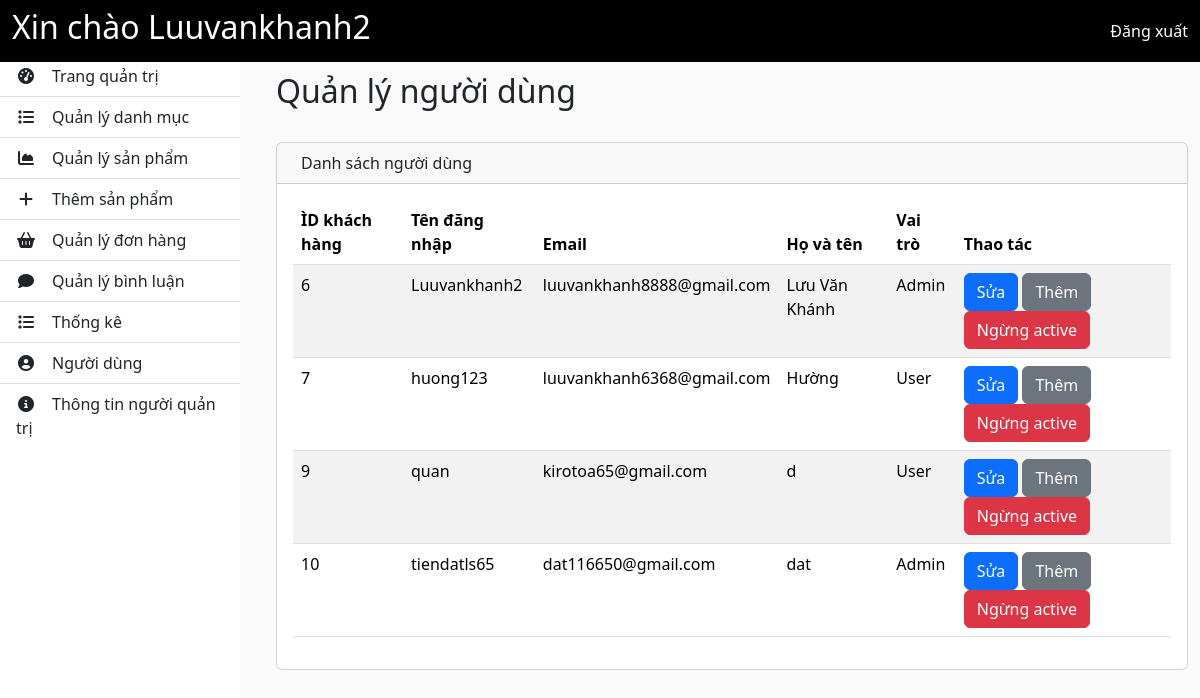
/admin/?mod=users&act=main (signed in), run on the app's committed database.
### tables this page shows
CREATE TABLE `khachhang` (
  `id` int(11) NOT NULL,
  `ma_vai_tro` int(11) NOT NULL,
  `ten_dang_nhap` varchar(30) NOT NULL,
  `email` varchar(100) NOT NULL,
  `ho_va_ten` varchar(100) NOT NULL,
  `mat_khau` varchar(50) NOT NULL,
  `kich_hoat` enum('1','2') NOT NULL DEFAULT '1',
  `tao_ngay` timestamp NOT NULL DEFAULT current_timestamp(),
  `cap_nhat_ngay` timestamp NOT NULL DEFAULT current_timestamp()
);

### admin/thuvien/database.php (called while the page is built, shortened)
<?php
$conn = mysqli_connect("localhost", "root", "", "php_test");
function db_query($query_string)
{
  global $conn;
  $result = mysqli_query($conn, $query_string);
  return $result;
}
function db_fetch_array($query_string)
{
  $result = array();
  $mysqli_result = db_query($query_string);
  while ($row = mysqli_fetch_assoc($mysqli_result)) {
    $result[] = $row;
  }
  return $result;
}

### admin/modules/users/models/usersModel.php (called while the page is built, shortened)
<?php
function getListUsers()
{
  $list = db_fetch_array("SELECT * FROM `khachhang`");
  foreach ($list as &$item) {
    $item['urlDelete'] = "?mod=users&act=del&del_id={$item['id']}";
    $item['urlAdd'] = "?mod=users&act=add";
  }
  return $list;
}

### admin/modules/users/views/main.php (the view, shortened to what this page needs)
<?php
$listUsers = getListUsers();
?>
<div id="wrapper">
  <?php require "layout/sidebar.php"; ?>
  <main id="mainWrapper">
    <h2 class="mainWrapper-heading">Quản lý người dùng</h2>
    <div class="container pt-4" id="main-content">
      <div class="row">
        <div class="col-md-12 mb-3">
          <div class="card">
            <div class="card-header">
              <span><i class="bi bi-table me-2"></i></span> Danh sách người dùng
            </div>
            <div class="card-body">
              <div class="table-responsive">
                <table id="table" class="table table-striped data-table w-100">
                  <thead>
                    <tr>
                      <th>ÌD khách hàng</th>
                      <th>Tên đăng nhập</th>
                      <th>Email</th>
                      <th>Họ và tên</th>
                      <th>Vai trò</th>
                      <th>Thao tác</th>
                    </tr>
                  </thead>
                  <tbody>
                    <?php if (!empty($listUsers)) {
                      foreach ($listUsers as $item) {
                    ?>
                        <tr>
                          <td><?php echo $item['id'] ?></td>
                          <td><?php echo $item['ten_dang_nhap'] ?></td>
                          <td><?php echo $item['email'] ?></td>
                          <td><?php echo $item['ho_va_ten'] ?></td>
                          <td><?php echo $roles = (int)$item['ma_vai_tro'] === 1 ? "Admin" : "User" ?></td>
                          <td>
                            <a href="<?php echo $item['urlEdit'] ?>" class="btn btn-primary">Sửa</a>
                            <a href="<?php echo $item['urlAdd'] ?>" class="btn btn-secondary">Thêm</a>
                            <a href="<?php echo $item['urlDelete'] ?>" class="btn btn-danger">Ngừng active</a>
                          </td>
                        </tr>
                    <?php  }
                    } ?>
                  </tbody>
                </table>
              </div>
            </div>
          </div>
        </div>
      </div>
    </div>
  </main>
</div>

### admin/css/main.css (style rules this page uses)
* { margin: 0; padding: 0; box-sizing: border-box; }
body { background-color: #fafafa; min-height: 100vh; }
main#mainWrapper { flex: 1; margin-top: 4.5rem; }
#main-content { position: sticky !important; left: 0; top: 0; }
a { text-decoration: none !important; }
#wrapper { display: flex; gap: 0 1.5rem; }
.mainWrapper-heading { padding-left: 12px; }

### data on the page
khachhang: id "6", ten_dang_nhap "Luuvankhanh2", email "luuvankhanh8888@gmail.com", ho_va_ten "Lưu Văn Khánh", ma_vai_tro "Admin"
khachhang: id "7", ten_dang_nhap "huong123", email "luuvankhanh6368@gmail.com", ho_va_ten "Hường", ma_vai_tro "User"
khachhang: id "9", ten_dang_nhap "quan", email "kirotoa65@gmail.com", ho_va_ten "d", ma_vai_tro "User"
khachhang: id "10", ten_dang_nhap "tiendatls65", email "dat116650@gmail.com", ho_va_ten "dat", ma_vai_tro "Admin"

### other printed values
$_SESSION['admin_login'] "Luuvankhanh2"
